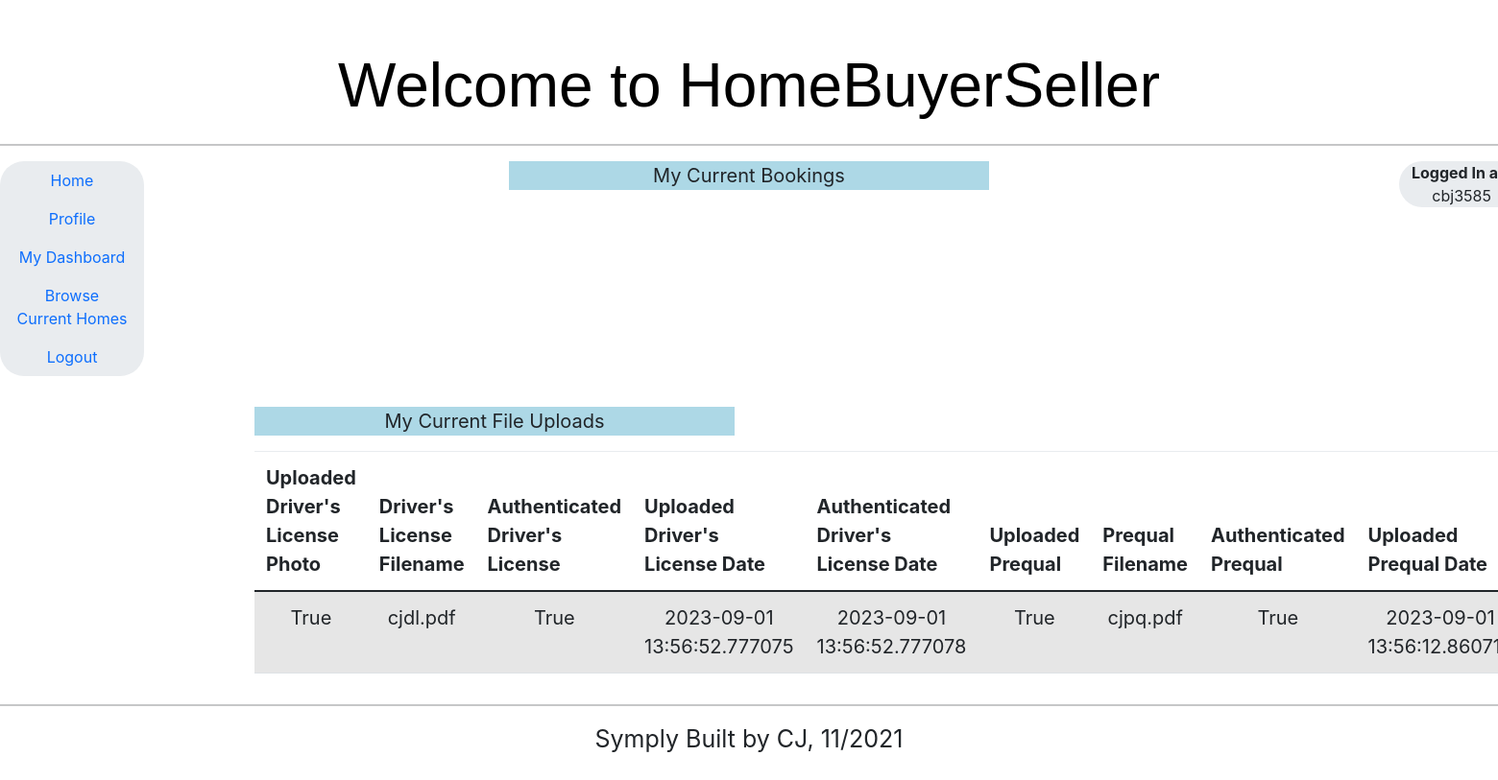
The page /buyer_dashboard (signed in) on the database its author committed.
### application.py (models this page shows, shortened)
    class User(db.Model):
        __tablename__ = 'user'
        username = db.Column(db.String, primary_key=True)
        email = db.Column(db.String)
        phonenumber = db.Column(db.String)
        firstname = db.Column(db.String)
        lastname = db.Column(db.String)
        city = db.Column(db.String)
        state = db.Column(db.String)
        password = db.Column(db.String)
        authenticated = db.Column(db.Boolean, default=False)

    class FileUpload(db.Model):
        __tablename__ = 'checkfileupload'
        username = db.Column(db.String, primary_key=True)
        authenticateddriverslicense = db.Column(db.Boolean, default=False)
        uploadeddriverslicense = db.Column(db.Boolean, default=False)
        authenticatedprequal = db.Column(db.Boolean, default=False)
        uploadedprequal = db.Column(db.Boolean, default=False)
        prequalfilename = db.Column(db.String, default='')
        driverslicensefilename = db.Column(db.String, default='')
        prequalamount = db.Column(db.String, default='')
        uploadedprequaldate = db.Column(db.DateTime)
        uploadeddriverslicensedate = db.Column(db.DateTime)
        authenticateddriverslicensedate = db.Column(db.DateTime)
        authenticatedprequaldate = db.Column(db.DateTime)

### application.py (the view)
    @application.route('/buyer_dashboard')
    @login_required
    def buyer_dashboard():
        buyer = current_user.username
        upload_data = FileUpload.query.filter(FileUpload.username == buyer)
        return render_template('buyer_dashboard.html', buyer=buyer, upload_data=upload_data)

### application.py (called while the page is built)
    @login_manager.user_loader
    def user_loader(user_id):
        return User.query.get(user_id)

### templates/buyer_dashboard.html (shortened to what this page needs)
{% extends "base3.html" %}
{% block currentbookings %}
<div><p style="background-color: lightblue;font-size: 20px; width: 500px; text-align: center;">My Current Bookings</p></div>
{% endblock %}
{% block currentfileuploads %}
<div><p style="background-color: lightblue;font-size: 20px; width: 500px; text-align: center;">My Current File Uploads</p></div>
<table id="file_uploads_table" class="table table-striped" style="font-size: 20px; width: 500px; text-align: center;">
    <thead>
      <tr>
        <th>Uploaded Driver's License Photo</th>
        <th>Driver's License Filename</th>
        <th>Authenticated Driver's License</th>
        <th>Uploaded Driver's License Date</th>
        <th>Authenticated Driver's License Date</th>
        <th>Uploaded Prequal</th>
        <th>Prequal Filename</th>
        <th>Authenticated Prequal</th>
        <th>Uploaded Prequal Date</th>
      </tr>
    </thead>
    <tbody>
      {% for u in upload_data %}
        <tr>
          <td>{{ u.uploadeddriverslicense }}</td>
          <td>{{ u.driverslicensefilename }}</td>
          <td>{{ u.authenticateddriverslicense }}</td>
          <td>{{ u.uploadeddriverslicensedate }}</td>
          <td>{{ u.authenticateddriverslicensedate }}</td>
          <td>{{ u.uploadedprequal }}</td>
          <td>{{ u.prequalfilename }}</td>
          <td>{{ u.authenticatedprequal }}</td>
          <td>{{ u.uploadedprequaldate }}</td>
        </tr>
      {% endfor %}
    </tbody>
  </table>
{% endblock %}
{% block loggedin %}
<!DOCTYPE html>
<html lang="en">
  <head>
    <link href="{{ url_for('static', filename='bootstrap.min.css') }}" rel="stylesheet">
    <link href="{{ url_for('static', filename='narrow-jumbotron.css') }}" rel="stylesheet">
  </head>
  <body>
      <div>
        <p><b>Logged In as:</b> {{buyer}}</p>
      </div>
  </body>
</html>
{% endblock %}

### templates/base3.html (shortened to what this page needs)
<!doctype html>
<html>
  <head>
    <link href="https://cdn.jsdelivr.net/npm/bootstrap@5.0.1/dist/css/bootstrap.min.css" rel="stylesheet">
    <link rel="stylesheet" type="text/css" href="https://cdn.datatables.net/1.10.25/css/dataTables.bootstrap5.css">
  </head>
  <body>
    <header>
        <h1 style="font-family: 'Gill Sans', 'Gill Sans MT', Calibri, 'Trebuchet MS', sans-serif ; padding:30px 30px 10px 30px; font-size:4em;text-align: center;color: black;">Welcome to HomeBuyerSeller</h1>
        <hr>
    </header>
    <div class="row">
        <div class="col-sm-1">
          <div class="jumbotron" style="width: 150px; font-size: 1.0rem; padding: 0% 0% 0% 0%;">
                <a class="nav-link active" href="{{ url_for('welcome') }}">Home </a>
                <a class="nav-link active" href="{{ url_for('user_profile') }}">Profile</a>
                <a class="nav-link active" href="{{ url_for('buyer_dashboard') }}">My Dashboard</a>
                <a class="nav-link active" href="{{ url_for('buyer_dashboard') }}">Browse Current Homes</a>
                <a class="nav-link active" href="{{ url_for('logout') }}">Logout </a>
          </div>
        </div>
        <div class="col-sm-1">
        </div>
        <div class="col-sm-1">
        </div>
        <div class="col-sm-1">
        </div>
        <div class="col-sm-1">
          {% block currentbookings %}{% endblock %}
        </div>
        <div class="col-sm-3">
        </div>
          <div class="col-sm-1">
          </div>
          <div class="col-sm-1">
          </div>
          <div class="col-sm-1">
          </div>
          <div class="col-sm-1">
            <div class="jumbotron" style="width: 150px; font-size: 1.0rem;padding: 0% 20% 0% 0%;">
              {% block loggedin %}{% endblock %}
            </div>
          </div>
    </div>
    <div class="row">
        <div class="col-sm-1">
        </div>
        <div class="col-sm-1">
        </div>
        <div class="col-sm-1">
          {% block currentfileuploads %}{% endblock %}
        </div>
        <div class="col-sm-1">
                </div>
        <div class="col-sm-1">
        </div>
        <div class="col-sm-1">
        </div>
    </div>
    <footer>
      <hr>
      <div class="row">
        <ul style="text-align: center;">
          <p style="text-align: center; font-size: 25px;">Symply Built by CJ, 11/2021</p>
        </ul>
      </div>
    </footer>
  </body>
  </html>

### static/narrow-jumbotron.css (style rules this page uses)
body { padding-top: 1.5rem; padding-bottom: 1.5rem; }
.jumbotron { text-align: center; border-bottom: .05rem solid #e5e5e5; border-radius: 25px; font-size: 2.5rem; }
@media screen and (min-width: 48em) { .jumbotron { border-bottom: 0; } }

### rows shown on the page
User: username "cbj3585"
FileUpload: uploadeddriverslicense "True", driverslicensefilename "cjdl.pdf", authenticateddriverslicense "True", uploadeddriverslicensedate "2023-09-01 13:56:52.777075", authenticateddriverslicensedate "2023-09-01 13:56:52.777078", uploadedprequal "True", prequalfilename "cjpq.pdf", authenticatedprequal "True", uploadedprequaldate "2023-09-01…"
